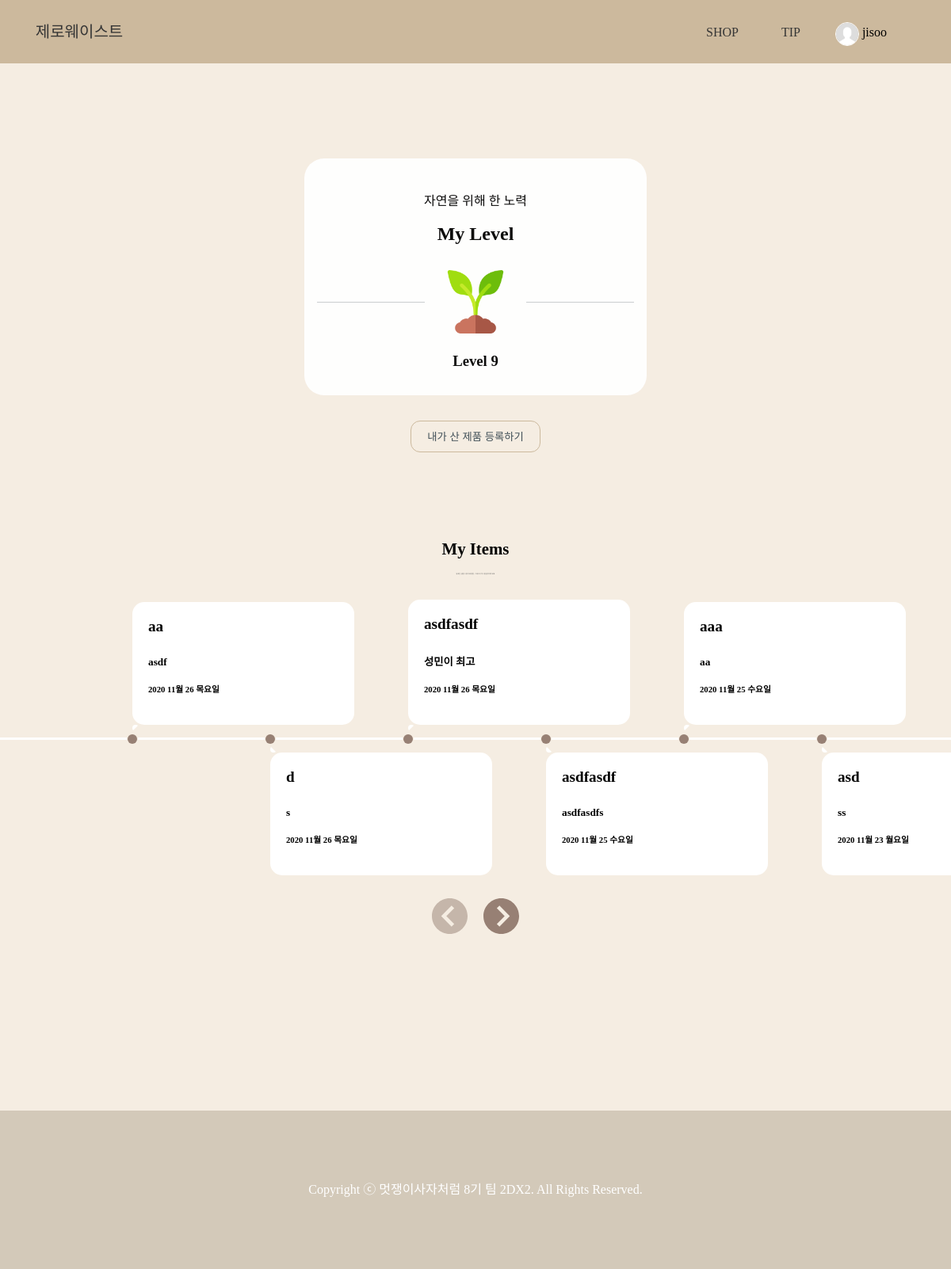
Page /mypage/ (signed in) on the committed database.
### zebraapp/models.py (models this page shows, shortened)
class MyItem(models.Model):
    itemName = models.CharField(max_length=200)
    itemShop = models.CharField(max_length=200)
    itemDate = models.DateTimeField('date published')
    class Meta:
        ordering = ['-itemDate']

### zebraapp/views.py (the view)
# urls.py: path('mypage/', views.show_myPage, name = 'mypage'),
@login_required
def show_myPage(request):
    myItems_myLevel = MyItem.objects.all()
    count = myItems_myLevel.count()
    return render(request,'myPage.html', {'myItems_myLevel':myItems_myLevel, 'count':count})

### zebraapp/templates/myPage.html (shortened to what this page needs)
{% extends 'base.html' %}
{% load static %}
{% block link %}{% static 'css/mypage.css' %}{% endblock %}
{% block content %}
<div class="mypage_all">
    <div id="wrapper_mylevel">
        <section id="main">
            <section id="header">
                <p>자연을 위해 한 노력</p>
                <br>
                <h2>My Level</h2>
                <span class="avatar">
                    {% if count == 0 %}
                      <img src="{% static 'img/shovel.png' %}">
                      <br>
                      <p class="first-ment">당신의 화분에 씨앗을 심어보세요</p>
                    {% elif count > 10 %}
                        <img src="{% static 'img/trees.png' %}">
                    {% elif count > 5 %}
                        <img src="{% static 'img/gardening.png' %}">
                    {% else %}
                        <img src="{% static 'img/seed.png' %}">
                    {% endif %}
                </span>
                <h1>Level {{count}}</h1>
            </section>
        </section>
        <ul class="icons">
            <button onClick="popup_submit();location.href=''"><a href="#" class="button">내가 산 제품 등록하기</a></button>
        </ul>
        <br>
        <br>
    </div>
  <section class="section intro">
    <div class="container">
      <h2>My Items</h2>
      <br>
      <p class="timeline-description">등록한 상품 수정/삭제 방법 : 그래프의 박스를 클릭해주세요</p>    </div>
  </section>
  <section class="timeline">
    <ol>
      {% for myItems in myItems_myLevel %}
      <li>
        <a href="{% url 'detail_myItem' myItems.id %}" class="">
          <div class="box">
            <time>
              <h4>{{myItems.itemName}}</h4>
            </time>
            <br>
            <h5>{{myItems.itemShop}}</h5>
            <br>
            <h6>{{myItems.itemDate|date:"Y M d D"}}</h6>
            <br>
          </div>
        </a>
      </li>
      {% endfor %}
    </ol>
    <div class="arrows">
      <button id="timeline_button" class="arrow arrow__prev disabled" disabled>
        <img src="{% static 'img/arrow_prev.svg' %}" alt="prev timeline arrow">
      </button>
      <button id="timeline_button" class="arrow arrow__next">
        <img src="{% static 'img/arrow_next.svg' %}" alt="next timeline arrow">
      </button>
    </div>
  </section>
</div>
{% endblock content %}

### zebraapp/templates/base.html (shortened to what this page needs)
{% load static %}
{% load django_material_icons %}
<!doctype html>
<html lang="ko-kr">
<head>
    <link rel="stylesheet" type="text/css" href="{% static 'css/base.css' %}">
      <link
      rel="stylesheet"
      href="https://cdnjs.cloudflare.com/ajax/libs/font-awesome/5.8.2/css/all.min.css"
    />
    <link rel="stylesheet" type="text/css" href="{% block link %} {% endblock %}">
</head>
<body>
    <div class="wrapper">
        <header>
            <div class="nav">
                <a class="logo" href="{%url 'main'%}">
                    제로웨이스트 </a>
                <ul class="nav-right">
                    <li><a class="link" href="{% url 'product' 1 %}">SHOP</a></li>
                    {% if user.is_authenticated %}
                    <li><a class="link" href="{% url 'tip' %}">TIP</a></li>
                    <li><img src="{% static 'img/user.png' %}" width="30" height="30" alt="logo" class="user-img">
                        {{user.username}}
                    </li>
                    {% else %}
                    <li><a class="link" href="{% url 'tip' %}">TIP</a></li>
                    <li><a class="link" href="{% url 'login' %}">LOGIN</a></li>
                    {% endif %}
                </ul>
            </div>
        </header>
        {% block content %}
        {% endblock %}
    </div>
    <footer>
        <div class="footer">
            Copyright ⓒ 멋쟁이사자처럼 8기 팀 2DX2. All Rights Reserved.
        </div>
    </footer>
</body>
</html>

### zebraapp/static/css/base.css (style rules this page uses)
html, body { margin: 0; width: 100%; height: 100%; font-family: 'S-CoreDream-3Light'; -ms-overflow-style: none; }
ul, li { list-style: none; }
a:link { color: rgb(53, 53, 53); text-decoration: none; }
.nav { width: 100%; height: 80px; background-color: rgb(204, 185, 157); display: flex; position: fixed; top: 0; z-index: 99; text-align: center; }
.logo { font-family: 'MapoFlowerIsland'; font-size: 20px; width: 200px; position: absolute; margin: 0px; left: 0px; line-height: 80px; text-align: center; display: inline-block; }
.user-img { vertical-align: middle; border: rgb(255, 255, 255) 1px solid; border-radius: 50%; }
.nav-right { width: 300px; position: absolute; margin: 0px; right: 50px; line-height: 80px; text-align: center; }
.nav-right a { padding: 10px; }
.nav-right>li { display: inline-block; vertical-align: middle; margin-right: 30px; text-align: center; position: relative; }
.nav-right>li:last-child { margin-right: 0px; }
.footer { width: 100%; height: 200px; margin-top: 200px; background-color:rgb(211, 201, 185); text-align: center; line-height: 200px; vertical-align: middle; color: rgb(255, 255, 255); }

### rows in the picture
MyItem: itemName "aa", itemShop "asdf", itemDate "2020 11월 26 목요일"
MyItem: itemName "d", itemShop "s", itemDate "2020 11월 26 목요일"
MyItem: itemName "asdfasdf", itemShop "성민이 최고", itemDate "2020 11월 26 목요일"
MyItem: itemName "asdfasdf", itemShop "asdfasdfs", itemDate "2020 11월 25 수요일"
MyItem: itemName "aaa", itemShop "aa", itemDate "2020 11월 25 수요일"
MyItem: itemName "asd", itemShop "ss", itemDate "2020 11월 23 월요일"

### other values in the picture
{{ user.username }} "jisoo"
{{ count }} "9"
